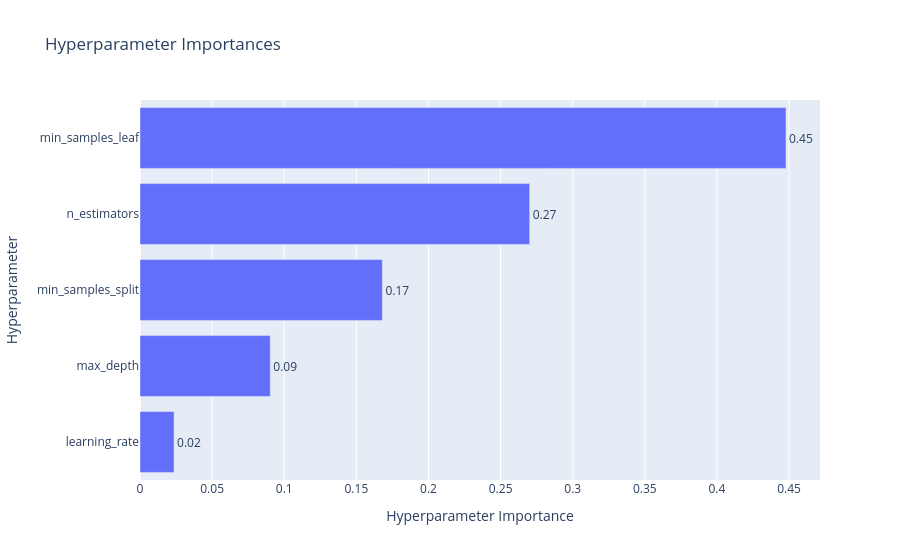

This figure's notebook cell:
### Markdown cell above
Aparentemente, o modelo de Gradient Boositng otimizado conseguiu um RMSE com cerca de 0.048 pontos a menos se comparado ao modelo baseline, apresentando o menor RMSE até então. Contudo, vemos que a maior parte dos seus acertos está nos valores mais baixos, enquanto os valores maiores não são tão bem previstos.

É importante considerar que os valores elevados de amplitude podem estar associados tanto a eventos sísmicos de maior intensidade quanto a possíveis artefatos de medição ou limitações presentes nas etapas de tratamento dos dados.

Vamos ver como ficou a importância dos parâmetros de busca de acordo com o optuna

### Code cell
import optuna.visualization as vis 

vis.plot_param_importances(study_obj)

### Figure 1 — Plotly figure (JSON) as saved in the notebook; plotly's stock layout.template omitted (floating-point values rounded to 4 significant figures)
{"data": [{"cliponaxis": false, "hovertemplate": ["learning_rate (FloatDistribution): 0.023620944499565977<extra></extra>", "max_depth (IntDistribution): 0.09031844800911973<extra></extra>", "min_samples_split (IntDistribution): 0.16804020901293457<extra></extra>", "n_estimators (IntDistribution): 0.2701582830771396<extra></extra>", "min_samples_leaf (IntDistribution): 0.4478621154012401<extra></extra>"], "name": "Objective Value", "orientation": "h", "text": ["0.02", "0.09", "0.17", "0.27", "0.45"], "textposition": "outside", "type": "bar", "x": [0.02362, 0.09032, 0.168, 0.2702, 0.4479], "y": ["learning_rate", "max_depth", "min_samples_split", "n_estimators", "min_samples_leaf"]}], "layout": {"title": {"text": "Hyperparameter Importances"}, "xaxis": {"title": {"text": "Hyperparameter Importance"}}, "yaxis": {"title": {"text": "Hyperparameter"}}}}
